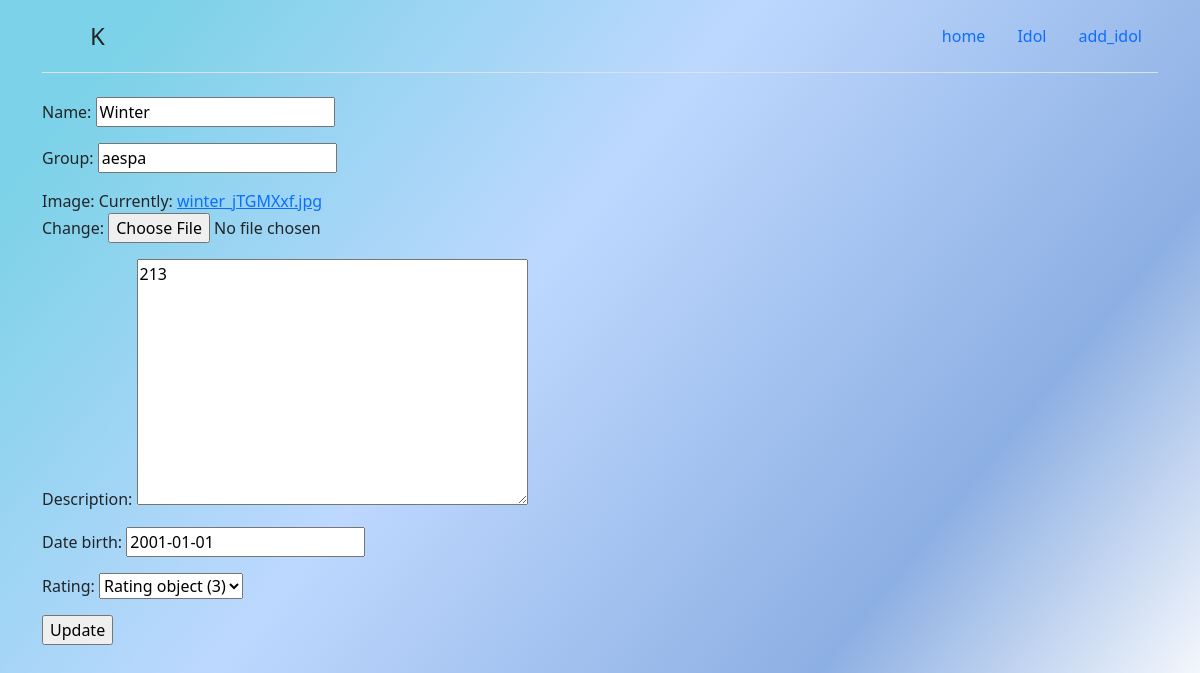
Page /kpop/6/update/ on the committed database.
### kpop/models.py (models this page shows)
class Kpop(models.Model):
    name = models.CharField(max_length=100)
    group = models.CharField(max_length=100)
    image = models.ImageField(upload_to='')
    description = models.TextField()
    date_birth = models.DateField()
    rating = models.ForeignKey('Rating', on_delete=models.CASCADE, )

### kpop/views.py (the view)
# urls.py: path('kpop/<int:id>/update/', views.idol_update, name="idol_update"),
def idol_update(request, id):
    idol_object = get_object_or_404(models.Kpop, id = id)
    if request.method == 'POST':
        form = forms.IdolForm(instance=idol_object, data=request.POST)
        if form.is_valid():
            form.save()
            return HttpResponse('idol UPDATED')
    else:
        form = forms.IdolForm(instance=idol_object)
    return render(request, 'kpop/idol_update.html', {'form': form,'idol': idol_object})

### kpop/forms.py
class IdolForm(forms.ModelForm):
    class Meta:
        model = models.Kpop
        fields = "__all__"

### templates/kpop/idol_update.html (shortened to what this page needs)
{% extends 'kpop/index.html' %}
{% block content %}
<form action="" method="POST" enctype="multipart/form-data">
    {{ form.as_p }}
    <input type="submit" value="Update">
</form>
{% endblock %}

### templates/kpop/index.html (style rules this page uses)
body { background: linear-gradient(128.99deg, #7CD2E8 8.62%, rgba(13, 110, 253, 0.27) 41.05%, rgba(86, 137, 213, 0.677083) 73.75%, rgba(255, 255, 255, 0.73) 96.69%); }

### templates/kpop/idol_update.html (style rules this page uses)
body { min-height: 100vh; }

### rows in the picture
Kpop: name "Winter", group "aespa", description "213", date_birth "2001-01-01", rating "Rating object (3)"
